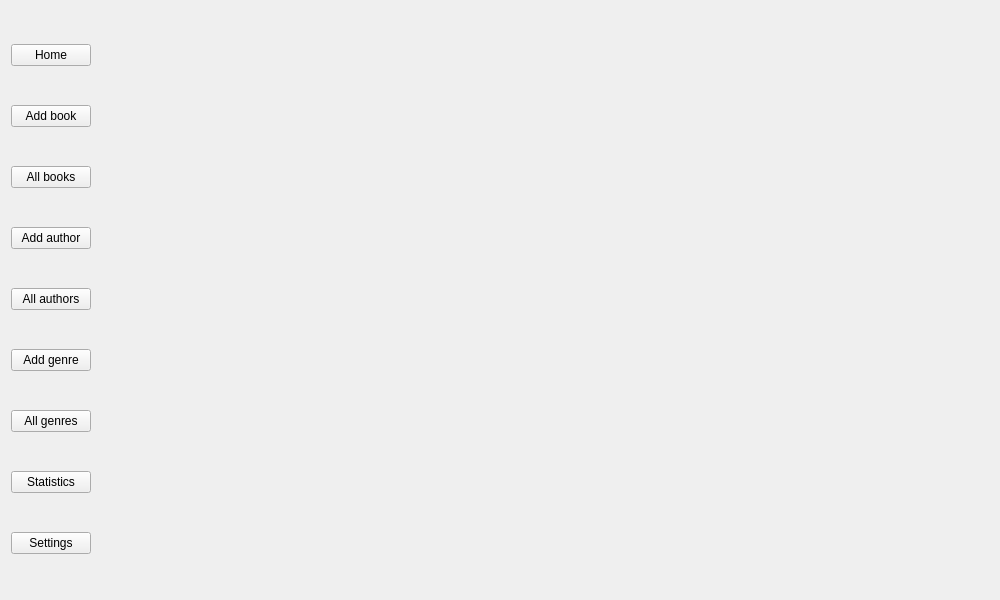
<?xml version="1.0" encoding="UTF-8"?>
<ui version="4.0">
 <class>main_window</class>
 <widget class="QWidget" name="main_window">
  <property name="geometry">
   <rect>
    <x>0</x>
    <y>0</y>
    <width>1000</width>
    <height>600</height>
   </rect>
  </property>
  <property name="windowTitle">
   <string>Form</string>
  </property>
  <layout class="QHBoxLayout" name="horizontalLayout">
   <item>
    <layout class="QVBoxLayout" name="verticalLayout">
     <item>
      <widget class="QPushButton" name="home_button">
       <property name="text">
        <string>Home</string>
       </property>
      </widget>
     </item>
     <item>
      <widget class="QPushButton" name="addBook_button">
       <property name="text">
        <string>Add book</string>
       </property>
      </widget>
     </item>
     <item>
      <widget class="QPushButton" name="allBooks_button">
       <property name="text">
        <string>All books</string>
       </property>
      </widget>
     </item>
     <item>
      <widget class="QPushButton" name="addAuthor_button">
       <property name="text">
        <string>Add author</string>
       </property>
      </widget>
     </item>
     <item>
      <widget class="QPushButton" name="allAuthors_button">
       <property name="text">
        <string>All authors</string>
       </property>
      </widget>
     </item>
     <item>
      <widget class="QPushButton" name="addGenre_button">
       <property name="text">
        <string>Add genre</string>
       </property>
      </widget>
     </item>
     <item>
      <widget class="QPushButton" name="allGenres_button">
       <property name="text">
        <string>All genres</string>
       </property>
      </widget>
     </item>
     <item>
      <widget class="QPushButton" name="statistics_button">
       <property name="text">
        <string>Statistics</string>
       </property>
      </widget>
     </item>
     <item>
      <widget class="QPushButton" name="settings_button">
       <property name="text">
        <string>Settings</string>
       </property>
      </widget>
     </item>
    </layout>
   </item>
   <item>
    <widget class="QStackedWidget" name="stackedWidget">
     <widget class="QWidget" name="page"/>
     <widget class="QWidget" name="page_2"/>
    </widget>
   </item>
  </layout>
 </widget>
 <resources/>
 <connections/>
</ui>
